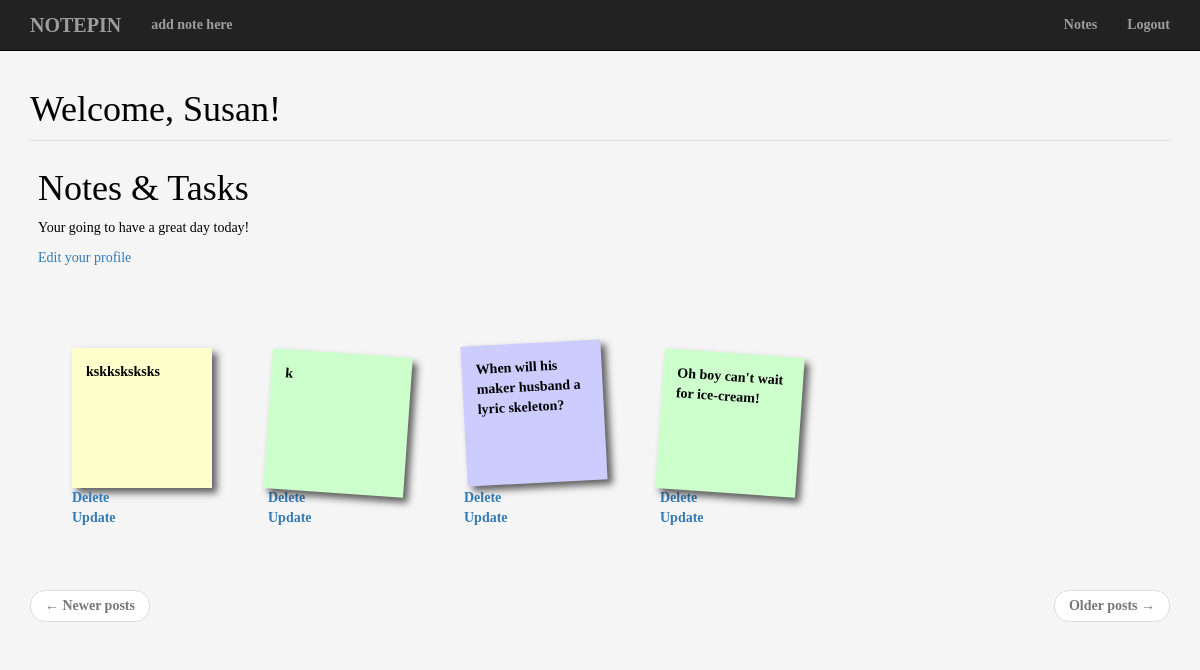
Before: /user/susan (signed in) with the older database file.
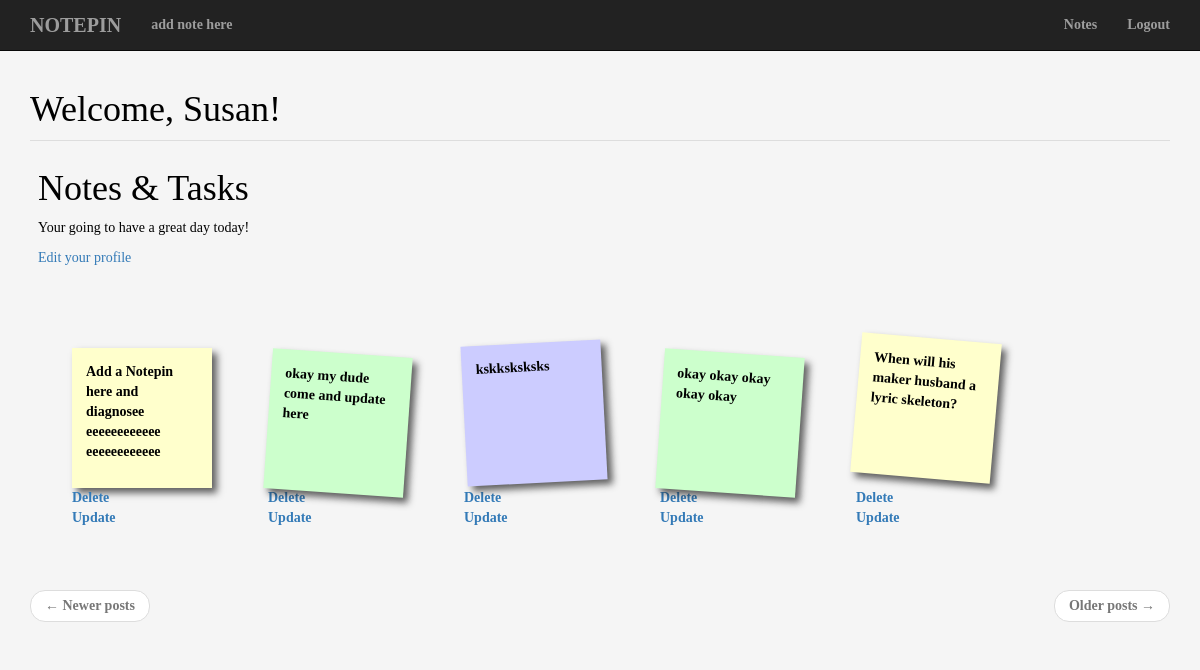
After: the same page with the newer database file.
### app/models.py (models this page shows, shortened)
class User(UserMixin, db.Model):
    id = db.Column(db.Integer, primary_key=True)
    username = db.Column(db.String(64), index=True, unique=True)
    email = db.Column(db.String(120), index=True, unique=True)
    password_hash = db.Column(db.String(128))
    posts = db.relationship('Post', backref='author', lazy='dynamic')
    about_me = db.Column(db.String(140))
    last_seen = db.Column(db.DateTime, default=datetime.utcnow)

class Post(db.Model):
    id = db.Column(db.Integer, primary_key=True)
    body = db.Column(db.String(140))
    timestamp = db.Column(db.DateTime, index=True, default=datetime.utcnow)
    user_id = db.Column(db.Integer, db.ForeignKey('user.id'))

### app/routes.py (the view)
@app.route('/user/<username>')
@login_required
def user(username):
    user = User.query.filter_by(username=username).first_or_404()
    page = request.args.get('page', 1, type=int)
    posts = user.posts.order_by(Post.timestamp.desc()).paginate(
        page, app.config['POSTS_PER_PAGE'], False)
    next_url = url_for('user', username=user.username, page=posts.next_num) \
        if posts.has_next else None
    prev_url = url_for('user', username=user.username, page=posts.prev_num) \
        if posts.has_prev else None
    return render_template('user.html', user=user, posts=posts.items,
                           next_url=next_url, prev_url=prev_url)

### app/models.py (called while the page is built)
@login.user_loader
def load_user(id):
    return User.query.get(int(id))

### app/routes.py (called while the page is built)
@app.before_request
def before_request():
    if current_user.is_authenticated:
        current_user.last_seen = datetime.utcnow()
        db.session.commit()

### app/templates/user.html
{% extends "base.html" %}
{% block app_content %}
    <h1>Welcome, {{ user.username }}!</h1>
    <table class="table">
        <tr>
            <td>
                <h1>Notes & tasks</h1>
                {% if user.about_me %}<p>{{ user.about_me }}</p>{% endif %}
                {% if user == current_user %}
                <p><a href="{{ url_for('edit_profile') }}">Edit your profile</a></p>
                {% endif %}
            </td>
        </tr>
    </table>
    <ul id="postit">
    {% for post in posts %}
        {% include '_post.html' %}
    {% endfor %}
    </ul>
    <nav aria-label="...">
        <ul class="pager">
            <li class="previous{% if not prev_url %} disabled{% endif %}">
                <a href="{{ prev_url or '#' }}">
                    <span aria-hidden="true">&larr;</span> Newer posts
                </a>
            </li>
            <li class="next{% if not next_url %} disabled{% endif %}">
                <a href="{{ next_url or '#' }}">
                    Older posts <span aria-hidden="true">&rarr;</span>
                </a>
            </li>
        </ul>
    </nav>
{% endblock %}

### app/templates/base.html (shortened to what this page needs)
{% extends 'bootstrap/base.html' %}
{% block html_attribs %} lang="en"{% endblock %}
{% block styles %}
{{super()}}
<link rel="stylesheet"
    href="{{url_for('.static', filename='mystyle.css')}}">
{% endblock %}
{% block navbar %}
    <nav class="navbar navbar-inverse navbar-fixed-top">
        <div class="container">
            <div class="navbar-header">
                <a class="navbar-brand" href="{{ url_for('index') }}">notepin</a>
            </div>
            <div class="collapse navbar-collapse" id="bs-example-navbar-collapse-1">
                <ul class="nav navbar-nav">
                    <li><a href="{{ url_for('index') }}">add note here</a></li>
                </ul>
                <ul class="nav navbar-nav navbar-right">
                    {% if current_user.is_anonymous %}
                    <li><a href="{{ url_for('login') }}">Login</a></li>
                    {% else %}
                    <li><a href="{{ url_for('user', username=current_user.username) }}">Notes</a></li>
                    <li><a href="{{ url_for('logout') }}">Logout</a></li>
                    {% endif %}
                </ul>
            </div>
        </div>
    </nav>
{% endblock %}
{% block content %}
    <div class="container">
        {% block app_content %}{% endblock %}
    </div>
{% endblock %}

### app/templates/_post.html
  <li>
    <a class="important" href="{{ url_for('user', username=post.author.username) }}">
    <div><p>{{ post.body }}</p></div>
    </a>
    <a class="least_important" href="{{ url_for('delete', id=post.id, username=post.author.username) }}" class="delete"> Delete</a>
    <br>
    <a href="{{ url_for('update', id=post.id, username=post.author.username) }}" class="update">Update</a>
</li>

### app/static/mystyle.css (style rules this page uses)
.navbar-brand { color: white; font-size: 20px; font-family: "Times New Roman", Times, serif; font-weight: bold; text-transform: uppercase; }
body { font-family: "Times New Roman", Times, serif; padding-top: 70px; background: whitesmoke; color: black; }
#postit,li { list-style:none; font-size:100%; font-weight:bold; }
#postit { overflow:scroll; padding:1em; }
#postit li a.important { text-decoration:none; color:#000; background:#ffc; display:block; height:10em; width:10em; padding:1em; -moz-box-shadow:5px 5px 7px rgba(33,33,33,1); -webkit-box-shadow: 5px 5px 7px rgba(33,33,33,.7); box-shadow: 5px 5px 7px rgba(33,33,33,.7); -moz-transition:-moz-transform .15s linear; -o-transition:-o-transform .15s linear; -webkit-transition:-webkit-transform .15s linear; }
#postit li { margin:2em; float:left; }
#postit li:nth-child(even) a.important { -o-transform:rotate(4deg); -webkit-transform:rotate(4deg); -moz-transform:rotate(4deg); position:relative; top:5px; background:#cfc; }
#postit li:nth-child(3n) a.important { -o-transform:rotate(-3deg); -webkit-transform:rotate(-3deg); -moz-transform:rotate(-3deg); position:relative; top:-5px; background:#ccf; }
#postit li:nth-child(5n) a.important { -o-transform:rotate(5deg); -webkit-transform:rotate(5deg); -moz-transform:rotate(5deg); position:relative; top:-10px; }
h1 { text-transform: capitalize; }

Changed rows visible on the page:
removed Post: body "Oh boy can't wait for ice-cream!"
added Post: body "Add a Notepin here and diagnosee eeeeeeeeeeee eeeeeeeeeeee"
added Post: body "okay my dude come and update here"
changed Post: body "k" → "okay okay okay okay okay"
